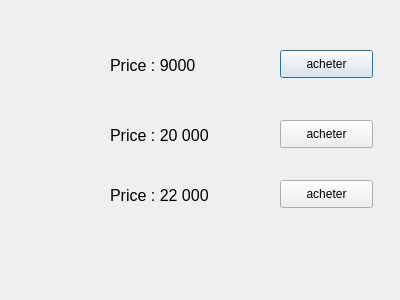
<?xml version="1.0" encoding="UTF-8"?>
<ui version="4.0">
 <class>AerWindow</class>
 <widget class="QDialog" name="AerWindow">
  <property name="geometry">
   <rect>
    <x>0</x>
    <y>0</y>
    <width>400</width>
    <height>300</height>
   </rect>
  </property>
  <property name="windowTitle">
   <string>Dialog</string>
  </property>
  <widget class="QLabel" name="label_11">
   <property name="geometry">
    <rect>
     <x>110</x>
     <y>50</y>
     <width>131</width>
     <height>31</height>
    </rect>
   </property>
   <property name="font">
    <font>
     <pointsize>12</pointsize>
    </font>
   </property>
   <property name="text">
    <string>Price : 9000</string>
   </property>
  </widget>
  <widget class="QLabel" name="label_12">
   <property name="geometry">
    <rect>
     <x>110</x>
     <y>120</y>
     <width>131</width>
     <height>31</height>
    </rect>
   </property>
   <property name="font">
    <font>
     <pointsize>12</pointsize>
    </font>
   </property>
   <property name="text">
    <string>Price : 20 000</string>
   </property>
  </widget>
  <widget class="QLabel" name="label_13">
   <property name="geometry">
    <rect>
     <x>110</x>
     <y>180</y>
     <width>131</width>
     <height>31</height>
    </rect>
   </property>
   <property name="font">
    <font>
     <pointsize>12</pointsize>
    </font>
   </property>
   <property name="text">
    <string>Price : 22 000</string>
   </property>
  </widget>
  <widget class="QPushButton" name="pushButton_9">
   <property name="geometry">
    <rect>
     <x>280</x>
     <y>50</y>
     <width>93</width>
     <height>28</height>
    </rect>
   </property>
   <property name="text">
    <string>acheter</string>
   </property>
  </widget>
  <widget class="QPushButton" name="pushButton_10">
   <property name="geometry">
    <rect>
     <x>280</x>
     <y>120</y>
     <width>93</width>
     <height>28</height>
    </rect>
   </property>
   <property name="text">
    <string>acheter</string>
   </property>
  </widget>
  <widget class="QPushButton" name="pushButton_11">
   <property name="geometry">
    <rect>
     <x>280</x>
     <y>180</y>
     <width>93</width>
     <height>28</height>
    </rect>
   </property>
   <property name="text">
    <string>acheter</string>
   </property>
  </widget>
  <widget class="QLabel" name="label8">
   <property name="geometry">
    <rect>
     <x>50</x>
     <y>50</y>
     <width>31</width>
     <height>31</height>
    </rect>
   </property>
   <property name="text">
    <string/>
   </property>
  </widget>
  <widget class="QLabel" name="label9">
   <property name="geometry">
    <rect>
     <x>50</x>
     <y>120</y>
     <width>31</width>
     <height>31</height>
    </rect>
   </property>
   <property name="text">
    <string/>
   </property>
  </widget>
  <widget class="QLabel" name="label10">
   <property name="geometry">
    <rect>
     <x>50</x>
     <y>180</y>
     <width>31</width>
     <height>31</height>
    </rect>
   </property>
   <property name="text">
    <string/>
   </property>
  </widget>
 </widget>
 <resources/>
 <connections/>
</ui>
